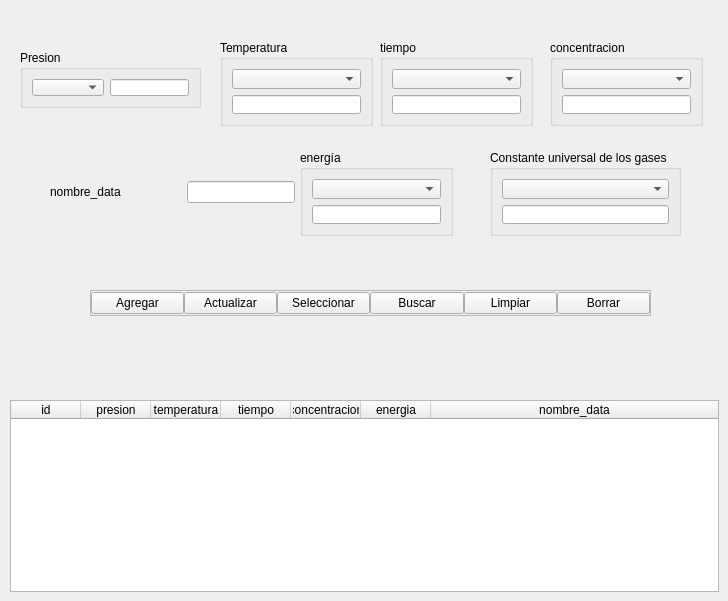
              <widget class="QWidget" name="u_tab">
               <attribute name="title">
                <string>Configuracion unidades</string>
               </attribute>
               <widget class="QGroupBox" name="groupBox_6">
                <property name="geometry">
                 <rect>
                  <x>220</x>
                  <y>40</y>
                  <width>153</width>
                  <height>86</height>
                 </rect>
                </property>
                <property name="title">
                 <string>Temperatura</string>
                </property>
                <layout class="QVBoxLayout" name="verticalLayout_35">
                 <item>
                  <widget class="QComboBox" name="temperatura_box"/>
                 </item>
                 <item>
                  <widget class="QLineEdit" name="temperatura_u_edit"/>
                 </item>
                </layout>
               </widget>
               <widget class="QGroupBox" name="groupBox_7">
                <property name="geometry">
                 <rect>
                  <x>550</x>
                  <y>40</y>
                  <width>153</width>
                  <height>86</height>
                 </rect>
                </property>
                <property name="title">
                 <string>concentracion</string>
                </property>
                <layout class="QVBoxLayout" name="verticalLayout_36">
                 <item>
                  <widget class="QComboBox" name="concentracion_box"/>
                 </item>
                 <item>
                  <widget class="QLineEdit" name="concentracion_u_edit">
                   <property name="text">
                    <string/>
                   </property>
                  </widget>
                 </item>
                </layout>
               </widget>
               <widget class="QGroupBox" name="groupBox_8">
                <property name="geometry">
                 <rect>
                  <x>20</x>
                  <y>50</y>
                  <width>181</width>
                  <height>58</height>
                 </rect>
                </property>
                <property name="title">
                 <string>Presion</string>
                </property>
                <layout class="QHBoxLayout" name="horizontalLayout_66">
                 <item>
                  <widget class="QComboBox" name="presion_box"/>
                 </item>
                 <item>
                  <widget class="QLineEdit" name="presion_u_edit"/>
                 </item>
                </layout>
               </widget>
               <widget class="QGroupBox" name="groupBox_9">
                <property name="geometry">
                 <rect>
                  <x>380</x>
                  <y>40</y>
                  <width>153</width>
                  <height>86</height>
                 </rect>
                </property>
                <property name="title">
                 <string>tiempo</string>
                </property>
                <layout class="QVBoxLayout" name="verticalLayout_38">
                 <item>
                  <widget class="QComboBox" name="tiempo_box"/>
                 </item>
                 <item>
                  <widget class="QLineEdit" name="tiempo_u_edit">
                   <property name="text">
                    <string/>
                   </property>
                  </widget>
                 </item>
                </layout>
               </widget>
               <widget class="QGroupBox" name="groupBox_10">
                <property name="geometry">
                 <rect>
                  <x>300</x>
                  <y>150</y>
                  <width>153</width>
                  <height>86</height>
                 </rect>
                </property>
                <property name="title">
                 <string>energía</string>
                </property>
                <layout class="QVBoxLayout" name="verticalLayout_39">
                 <item>
                  <widget class="QComboBox" name="energia_box"/>
                 </item>
                 <item>
                  <widget class="QLineEdit" name="energia_u_edit">
                   <property name="text">
                    <string/>
                   </property>
                  </widget>
                 </item>
                </layout>
               </widget>
               <widget class="QWidget" name="layoutWidget">
                <property name="geometry">
                 <rect>
                  <x>50</x>
                  <y>180</y>
                  <width>245</width>
                  <height>24</height>
                 </rect>
                </property>
                <layout class="QHBoxLayout" name="horizontalLayout_58">
                 <property name="spacing">
                  <number>0</number>
                 </property>
                 <item>
                  <widget class="QLabel" name="label_32">
                   <property name="text">
                    <string>nombre_data</string>
                   </property>
                  </widget>
                 </item>
                 <item>
                  <spacer name="horizontalSpacer_59">
                   <property name="orientation">
                    <enum>Qt::Horizontal</enum>
                   </property>
                   <property name="sizeHint" stdset="0">
                    <size>
                     <width>40</width>
                     <height>20</height>
                    </size>
                   </property>
                  </spacer>
                 </item>
                 <item>
                  <widget class="QLineEdit" name="nombre_data_u_edit">
                   <property name="text">
                    <string/>
                   </property>
                  </widget>
                 </item>
                </layout>
               </widget>
               <widget class="QFrame" name="funciones_frame_u">
                <property name="geometry">
                 <rect>
                  <x>90</x>
                  <y>290</y>
                  <width>561</width>
                  <height>26</height>
                 </rect>
                </property>
                <property name="frameShape">
                 <enum>QFrame::StyledPanel</enum>
                </property>
                <property name="frameShadow">
                 <enum>QFrame::Raised</enum>
                </property>
                <layout class="QHBoxLayout" name="horizontalLayout_59">
                 <property name="spacing">
                  <number>0</number>
                 </property>
                 <property name="leftMargin">
                  <number>0</number>
                 </property>
                 <property name="topMargin">
                  <number>0</number>
                 </property>
                 <property name="rightMargin">
                  <number>0</number>
                 </property>
                 <property name="bottomMargin">
                  <number>0</number>
                 </property>
                 <item>
                  <widget class="QPushButton" name="agregar_ru_btn">
                   <property name="text">
                    <string>Agregar</string>
                   </property>
                  </widget>
                 </item>
                 <item>
                  <widget class="QPushButton" name="actualizar_ru_btn">
                   <property name="text">
                    <string>Actualizar</string>
                   </property>
                  </widget>
                 </item>
                 <item>
                  <widget class="QPushButton" name="seleccionar_ru_btn">
                   <property name="text">
                    <string>Seleccionar</string>
                   </property>
                  </widget>
                 </item>
                 <item>
                  <widget class="QPushButton" name="buscar_ru_btn">
                   <property name="text">
                    <string>Buscar</string>
                   </property>
                  </widget>
                 </item>
                 <item>
                  <widget class="QPushButton" name="limpiar_ru_btn">
                   <property name="text">
                    <string>Limpiar</string>
                   </property>
                  </widget>
                 </item>
                 <item>
                  <widget class="QPushButton" name="borrar_ru_btn">
                   <property name="text">
                    <string>Borrar</string>
                   </property>
                  </widget>
                 </item>
                </layout>
               </widget>
               <widget class="QTableWidget" name="registro_unidades_tabla">
                <property name="geometry">
                 <rect>
                  <x>10</x>
                  <y>400</y>
                  <width>709</width>
                  <height>192</height>
                 </rect>
                </property>
                <property name="focusPolicy">
                 <enum>Qt::NoFocus</enum>
                </property>
                <property name="showGrid">
                 <bool>false</bool>
                </property>
                <attribute name="horizontalHeaderMinimumSectionSize">
                 <number>50</number>
                </attribute>
                <attribute name="horizontalHeaderDefaultSectionSize">
                 <number>70</number>
                </attribute>
                <attribute name="horizontalHeaderStretchLastSection">
                 <bool>true</bool>
                </attribute>
                <attribute name="verticalHeaderVisible">
                 <bool>false</bool>
                </attribute>
                <column>
                 <property name="text">
                  <string>id</string>
                 </property>
                </column>
                <column>
                 <property name="text">
                  <string>presion</string>
                 </property>
                </column>
                <column>
                 <property name="text">
                  <string>temperatura</string>
                 </property>
                </column>
                <column>
                 <property name="text">
                  <string>tiempo</string>
                 </property>
                </column>
                <column>
                 <property name="text">
                  <string>concentracion</string>
                 </property>
                </column>
                <column>
                 <property name="text">
                  <string>energia</string>
                 </property>
                </column>
                <column>
                 <property name="text">
                  <string>nombre_data</string>
                 </property>
                </column>
               </widget>
               <widget class="QGroupBox" name="groupBox_11">
                <property name="geometry">
                 <rect>
                  <x>490</x>
                  <y>150</y>
                  <width>191</width>
                  <height>86</height>
                 </rect>
                </property>
                <property name="title">
                 <string>Constante universal de los gases</string>
                </property>
                <layout class="QVBoxLayout" name="verticalLayout_40">
                 <item>
                  <widget class="QComboBox" name="r_box"/>
                 </item>
                 <item>
                  <widget class="QLineEdit" name="r_u_edit">
                   <property name="text">
                    <string/>
                   </property>
                  </widget>
                 </item>
                </layout>
               </widget>
              </widget>
